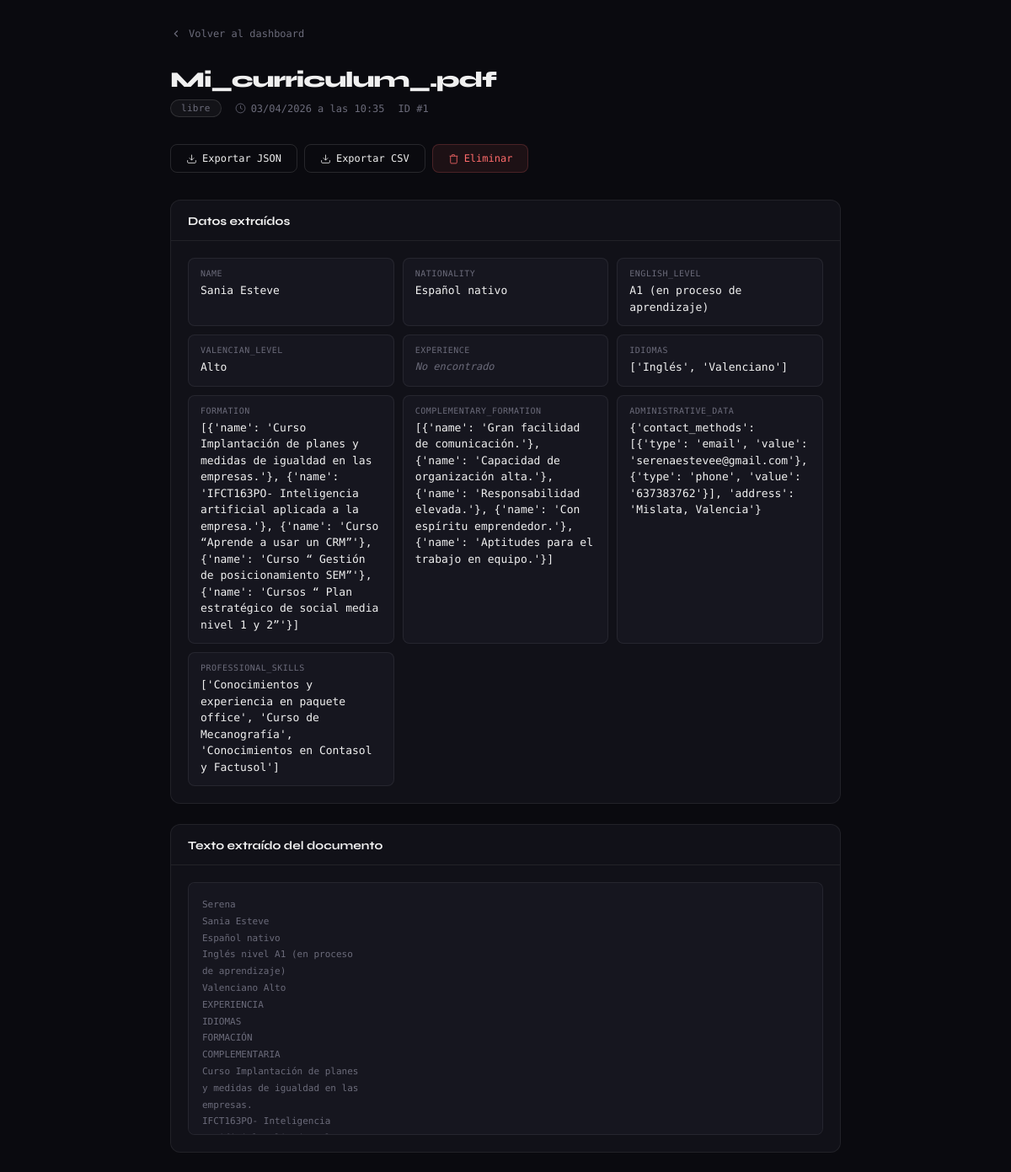
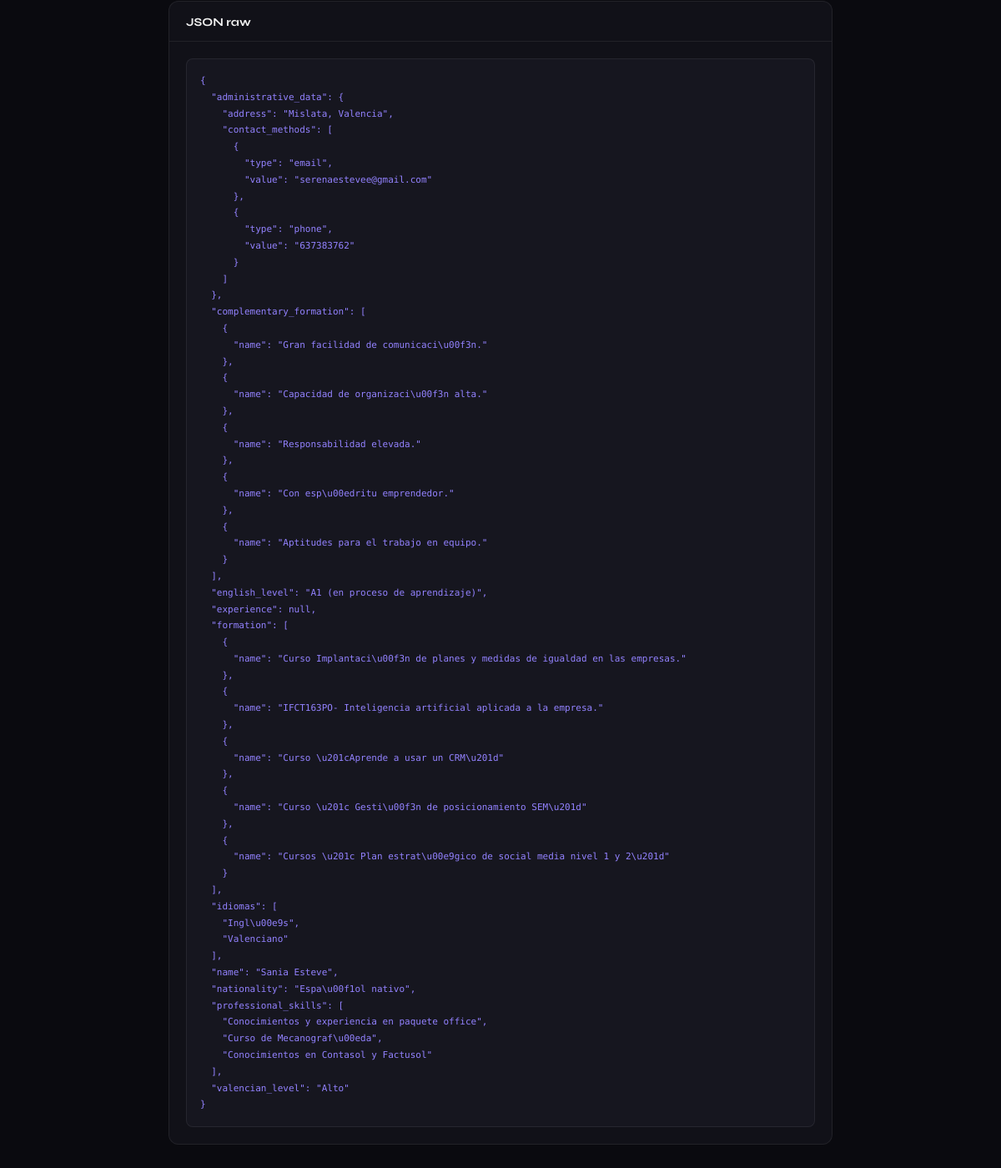
Page /extraction/1 (signed in) on the committed database (2 pictures, top to bottom).
### app.py (models this page shows)
class Extraction(db.Model):
    id = db.Column(db.Integer, primary_key=True)
    user_id = db.Column(db.Integer, db.ForeignKey("user.id"), nullable=False)
    filename = db.Column(db.String(255))
    doc_type = db.Column(db.String(50))
    result_json = db.Column(db.Text)
    raw_text = db.Column(db.Text)
    created_at = db.Column(db.DateTime, default=datetime.utcnow)

### app.py (the view)
@app.route("/extraction/<int:extraction_id>")
@login_required
def view_extraction(extraction_id):
    extraction = Extraction.query.filter_by(id=extraction_id, user_id=session["user_id"]).first_or_404()
    data = json.loads(extraction.result_json)
    return render_template("detail.html", extraction=extraction, data=data)

### app.py (called while the page is built)
def login_required(f):
    @wraps(f)
    def decorated(*args, **kwargs):
        if "user_id" not in session:
            return redirect(url_for("login"))
        return f(*args, **kwargs)
    return decorated

### templates/detail.html (shortened to what this page needs)
<!DOCTYPE html>
<html lang="es">
<head>
</head>
<body>
<div class="page">
  <a href="{{ url_for('dashboard') }}" class="back-link">
    <svg viewBox="0 0 24 24" fill="none" stroke="currentColor" stroke-width="2"><polyline points="15,18 9,12 15,6"/></svg>
    Volver al dashboard
  </a>
  <div class="page-header">
    <h1>{{ extraction.filename }}</h1>
    <div class="meta-row">
      <span class="doc-type-badge badge-{{ extraction.doc_type }}">{{ extraction.doc_type }}</span>
      <span class="meta-item">
        <svg viewBox="0 0 24 24" fill="none" stroke="currentColor" stroke-width="1.5"><circle cx="12" cy="12" r="10"/><polyline points="12,6 12,12 16,14"/></svg>
        {{ extraction.created_at.strftime('%d/%m/%Y a las %H:%M') }}
      </span>
      <span class="meta-item">ID #{{ extraction.id }}</span>
    </div>
  </div>
  <div class="actions">
    <a href="{{ url_for('export_extraction', extraction_id=extraction.id, fmt='json') }}" class="btn btn-outline">
      <svg viewBox="0 0 24 24" fill="none" stroke="currentColor" stroke-width="1.5"><path d="M21 15v4a2 2 0 0 1-2 2H5a2 2 0 0 1-2-2v-4"/><polyline points="7,10 12,15 17,10"/><line x1="12" y1="15" x2="12" y2="3"/></svg>
      Exportar JSON
    </a>
    <a href="{{ url_for('export_extraction', extraction_id=extraction.id, fmt='csv') }}" class="btn btn-outline">
      <svg viewBox="0 0 24 24" fill="none" stroke="currentColor" stroke-width="1.5"><path d="M21 15v4a2 2 0 0 1-2 2H5a2 2 0 0 1-2-2v-4"/><polyline points="7,10 12,15 17,10"/><line x1="12" y1="15" x2="12" y2="3"/></svg>
      Exportar CSV
    </a>
    <form class="confirm-form" method="POST" action="{{ url_for('delete_extraction', extraction_id=extraction.id) }}"
          onsubmit="return confirm('¿Eliminar esta extracción? Esta acción no se puede deshacer.')">
      <button type="submit" class="btn btn-danger">
        <svg viewBox="0 0 24 24" fill="none" stroke="currentColor" stroke-width="1.5"><polyline points="3,6 5,6 21,6"/><path d="M19,6v14a2,2,0,0,1-2,2H7a2,2,0,0,1-2-2V6m3,0V4a1,1,0,0,1,1-1h4a1,1,0,0,1,1,1v2"/></svg>
        Eliminar
      </button>
    </form>
  </div>
  <div class="section">
    <div class="section-header"><span class="section-title">Datos extraídos</span></div>
    <div class="section-body">
      <div class="data-grid">
        {% for k, v in data.items() %}
        <div class="data-field">
          <div class="data-field-key">{{ k }}</div>
          <div class="data-field-val {% if not v or v == 'No encontrado' %}null-val{% endif %}">
            {{ v if v and v != 'No encontrado' else 'No encontrado' }}
          </div>
        </div>
        {% endfor %}
      </div>
    </div>
  </div>
  {% if extraction.raw_text %}
  <div class="section">
    <div class="section-header"><span class="section-title">Texto extraído del documento</span></div>
    <div class="section-body">
      <div class="raw-text">{{ extraction.raw_text }}</div>
    </div>
  </div>
  {% endif %}
  <div class="section">
    <div class="section-header"><span class="section-title">JSON raw</span></div>
    <div class="section-body">
      <div class="json-viewer">{{ data | tojson(indent=2) }}</div>
    </div>
  </div>
</div>
</body>
</html>

### templates/detail.html (style rules this page uses)
*, *::before, *::after { box-sizing: border-box; margin: 0; padding: 0; }
:root { --bg: #0a0a0f; --surface: #111118; --surface2: #16161f; --border: rgba(255,255,255,0.07); --border2: rgba(255,255,255,0.12); --accent: #e8ff47; --accent-dim: rgba(232,255,71,0.08); --text: #f0f0f0; --muted: #6b6b7a; --error: #ff6b6b; --success: #6bffb8; }
body { font-family: 'DM Mono', monospace; background: var(--bg); color: var(--text); min-height: 100vh; }
.page { max-width: 860px; margin: 0 auto; padding: 2rem; }
.back-link { display: inline-flex; align-items: center; gap: 8px; font-size: 12px; color: var(--muted); text-decoration: none; margin-bottom: 2rem; transition: color 0.15s; }
.back-link svg { width: 14px; height: 14px; }
.page-header { margin-bottom: 2rem; }
.page-header h1 { font-family: 'Syne', sans-serif; font-size: 26px; font-weight: 800; letter-spacing: -1px; margin-bottom: 8px; }
.meta-row { display: flex; gap: 16px; align-items: center; flex-wrap: wrap; }
.meta-item { font-size: 12px; color: var(--muted); display: flex; align-items: center; gap: 6px; }
.meta-item svg { width: 13px; height: 13px; }
.doc-type-badge { display: inline-block; padding: 3px 12px; border-radius: 20px; font-size: 11px; letter-spacing: 0.3px; border: 1px solid; }
.badge-libre { background: rgba(255,255,255,0.04); border-color: var(--border2); color: var(--muted); }
.actions { display: flex; gap: 8px; margin-bottom: 2rem; flex-wrap: wrap; }
.btn { padding: 9px 18px; border-radius: 8px; font-size: 12px; font-family: 'DM Mono', monospace; cursor: pointer; transition: all 0.15s; display: inline-flex; align-items: center; gap: 6px; text-decoration: none; }
.btn svg { width: 13px; height: 13px; }
.btn-outline { border: 1px solid var(--border2); background: transparent; color: var(--text); }
.btn-danger { border: 1px solid rgba(255,107,107,0.2); background: rgba(255,107,107,0.08); color: var(--error); }
.section { background: var(--surface); border: 1px solid var(--border); border-radius: 12px; margin-bottom: 1.5rem; overflow: hidden; }
.section-header { padding: 14px 20px; border-bottom: 1px solid var(--border); }
.section-title { font-family: 'Syne', sans-serif; font-size: 14px; font-weight: 700; }
.section-body { padding: 20px; }
.data-grid { display: grid; grid-template-columns: repeat(auto-fill, minmax(220px, 1fr)); gap: 10px; }
.data-field { background: var(--surface2); border: 1px solid var(--border); border-radius: 8px; padding: 12px 14px; }
.data-field-key { font-size: 10px; color: var(--muted); text-transform: uppercase; letter-spacing: 0.5px; margin-bottom: 5px; }
.data-field-val { font-size: 13px; color: var(--text); word-break: break-word; line-height: 1.5; }
.data-field-val.null-val { color: var(--muted); font-style: italic; font-size: 12px; }
.raw-text { background: var(--surface2); border: 1px solid var(--border); border-radius: 8px; padding: 16px; font-size: 11px; line-height: 1.8; color: var(--muted); white-space: pre-wrap; word-break: break-word; max-height: 300px; overflow-y: auto; }
.json-viewer { background: var(--surface2); border: 1px solid var(--border); border-radius: 8px; padding: 16px; font-size: 11px; line-height: 1.8; color: #9382ff; white-space: pre; overflow-x: auto; }
.confirm-form { display: inline; }

### rows in the picture
Extraction: filename "Mi_curriculum_.pdf", doc_type "libre", created_at "03/04/2026 a las 10:35", id "1", raw_text "Serena Sania Esteve Español nativo Inglés nivel A1 (en proceso de aprendizaje) Valenciano Alto EXPERIENCIA IDIOMAS FORMACIÓN COMPLEMENTARIA Curso Implantación de planes y medidas de igualdad en las empresas. IFCT163PO- Inteligencia…"

### other values in the picture
{{ k }} "NAME" "NATIONALITY" "ENGLISH_LEVEL" "VALENCIAN_LEVEL" "EXPERIENCE" "IDIOMAS" "FORMATION" "COMPLEMENTARY_FORMATION" "ADMINISTRATIVE_DATA" "PROFESSIONAL_SKILLS"
{{ v if v and v != 'No encontrado' else 'No encontrado' }} "Sania Esteve" "Español nativo" "A1 (en proceso de aprendizaje)" "Alto" "No encontrado" "['Inglés', 'Valenciano']" "{'contact_methods': [{'type': 'email', 'value': 'serenaestevee@gmail.com'}, {'type': 'phone', 'value': '637383762'}], 'address': 'Mislata, Valencia'}" "['Conocimientos y experiencia en paquete office', 'Curso de Mecanografía', 'Conocimientos en Contasol y Factusol']"
